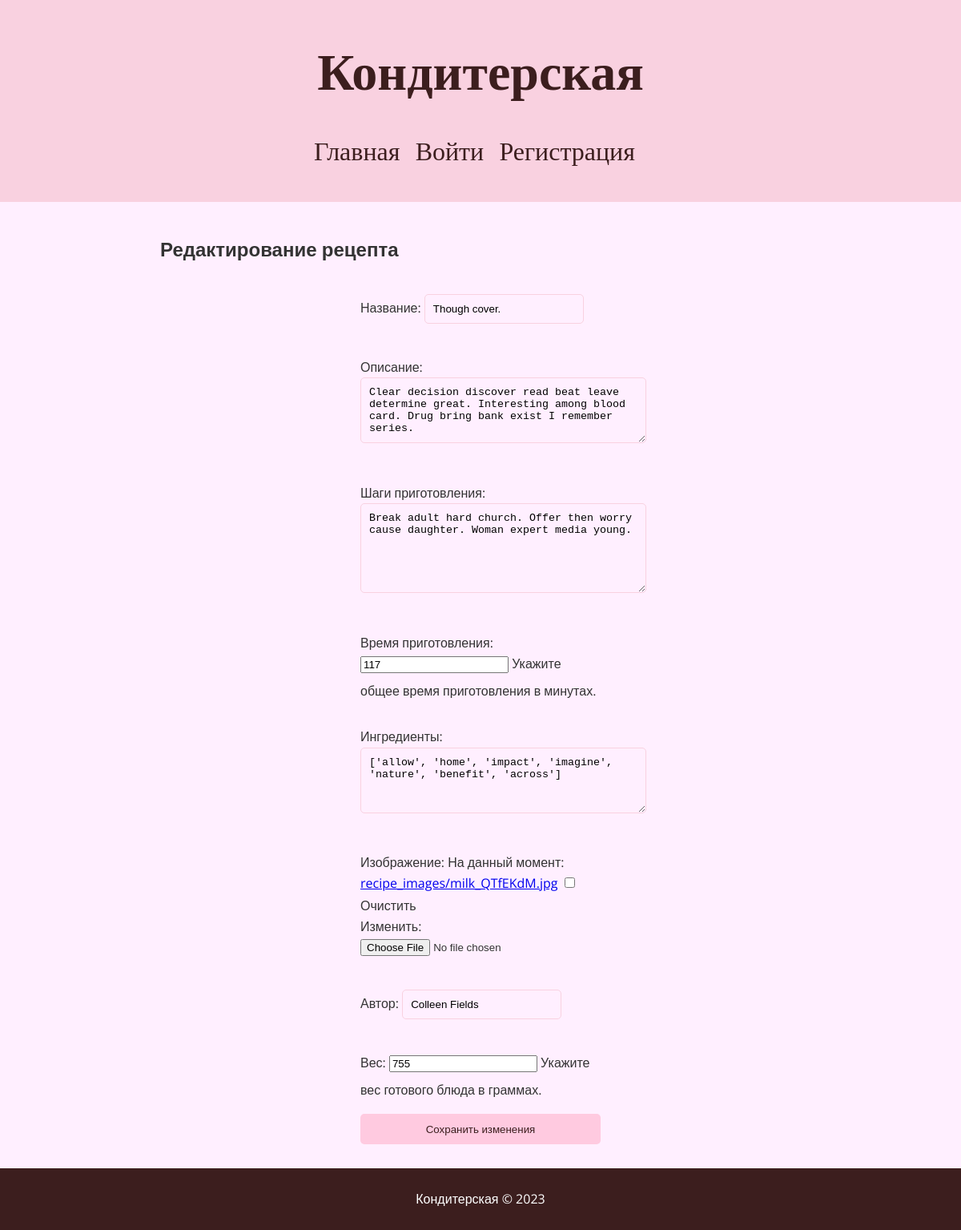
The page /recipe/edit/9/ on the database its author committed.
### recipe_webapp/models.py (models this page shows)
class Recipe(models.Model):
    id = models.AutoField(primary_key=True)
    title = models.CharField(max_length=128)
    description = models.TextField()
    preparation_steps = models.TextField()
    cooking_time = models.PositiveIntegerField(help_text="время в минутах")
    ingredients = models.TextField()
    images = models.ImageField(upload_to='recipe_images/', blank=True)
    author = models.CharField(max_length=128)
    weight = models.PositiveIntegerField(help_text="вес в граммах")

### recipe_webapp/views.py (the view)
# urls.py: path('recipe/edit/<int:pk>/', RecipeEditView.as_view(), name='recipe_edit'),
class RecipeEditView(UpdateView):
    model = Recipe
    form_class = RecipeForm
    template_name = 'recipe_edit.html'
    success_url = reverse_lazy('any_recipe')

### Recipe_website/forms.py
class RecipeForm(forms.ModelForm):
    class Meta:
        model = Recipe
        fields = ['title', 'description', 'preparation_steps', 'cooking_time', 'ingredients', 'images', 'author', 'weight']
        labels = {
            'title': 'Название',
            'description': 'Описание',
            'preparation_steps': 'Шаги приготовления',
            'cooking_time': 'Время приготовления',
            'ingredients': 'Ингредиенты',
            'images': 'Изображение',
            'author': 'Автор',
            'weight': 'Вес'
        }
        help_texts = {
            'cooking_time': 'Укажите общее время приготовления в минутах.',
            'weight': 'Укажите вес готового блюда в граммах.'
        }
        widgets = {
            'description': forms.Textarea(attrs={'rows': 4}),
            'preparation_steps': forms.Textarea(attrs={'rows': 6}),
            'ingredients': forms.Textarea(attrs={'rows': 4}),
        }

### templates/recipe_edit.html (shortened to what this page needs)
{% extends 'base.html' %}
{% block content %}
    <h2>Редактирование рецепта</h2>
    <form method="post" enctype="multipart/form-data">
        {{ form.as_p }}
        <button type="submit">Сохранить изменения</button>
    </form>
{% endblock %}

### static/css/style.css (style rules this page uses)
body { font-family: 'Open Sans', sans-serif; line-height: 1.6; margin: 0; padding: 0; background: #ffefff; color: #333; }
form { display: flex; flex-direction: column; max-width: 300px; margin: auto; }
form label, form input, form textarea, form button { margin-bottom: 10px; }
form input[type="text"], form input[type="email"], form input[type="password"], form textarea { padding: 10px; border: 1px solid #f9d1e0; border-radius: 5px; background: #ffefff; }
form button { padding: 10px; border: none; border-radius: 5px; background: #ffcae0; color: #3c1e1e; cursor: pointer; font-family: 'Open Sans', sans-serif; }

### rows shown on the page
Recipe: title "Though cover.", description "Clear decision discover read beat leave determine great. Interesting among blood card. Drug bring bank exist I remember series.", preparation_steps "Break adult hard church. Offer then worry cause daughter. Woman expert media young.", cooking_time "117", ingredients "['allow', 'home', 'impact', 'imagine', 'nature', 'benefit', 'across']", author "Colleen Fields", weight "755"
